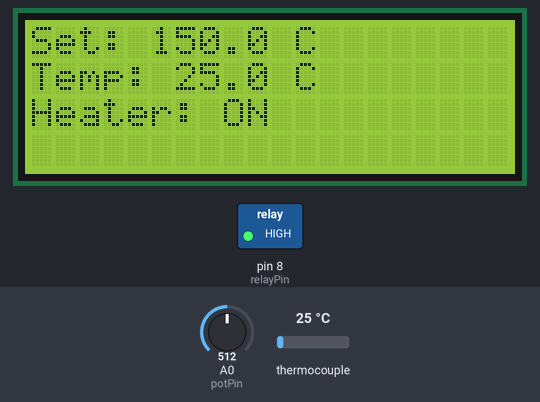
A sketch run on a simulated Arduino Uno, built with avr-gcc and run on an emulated ATmega328P. Parts: 20×4 character LCD, switched loads named in the sketch (green lamp = pin HIGH). Inputs (shaded band) come from the test bench; at power-on: thermocouple 25 °C, A0 (potPin) = 512. What the sketch prints to the serial monitor is not drawn.

Above: at 3.2 s.
3.3 s: thermocouple set to 146 °C
At 5.9 s:
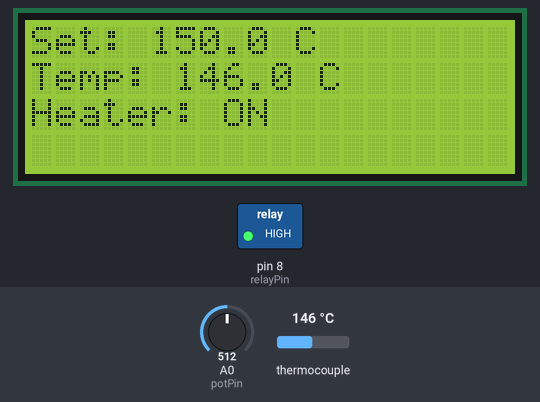
6.2 s: thermocouple set to 155 °C
At 7.9 s:
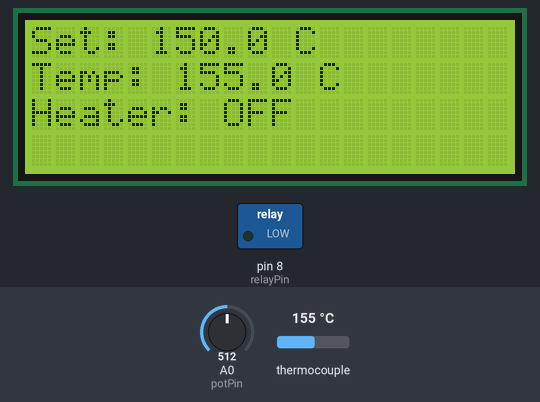
8.3 s: A0 (potPin) set to 524
10.4 s: A0 (potPin) set to 550
At 11.6 s:
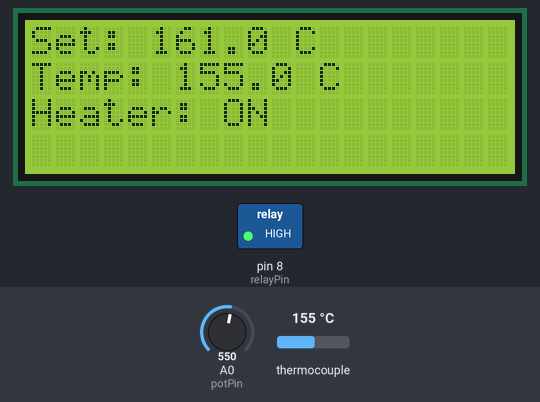
12.5 s: thermocouple set to 6 °C
At 13.5 s:
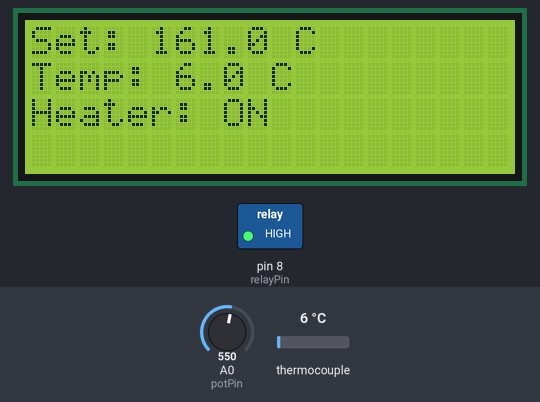
14.6 s: A0 (potPin) set to 511
At 16.4 s:
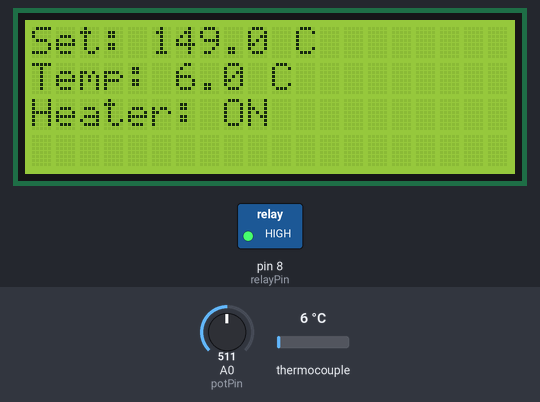
Timing chart, 0 to 17.7 s (numbered marks = the images above; inputs shaded):
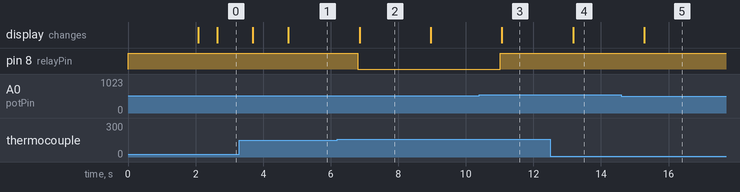

Measured:
- the behaviour switches between 149 and 150 °C on thermocouple (found by bisection; images 1 and 2)
- the behaviour switches between 535 and 536 on A0 (potPin) (found by bisection; images 2 and 3)
- after the input at 3.3 s, the display: first changes after 0.39 s (image 1 shows a later state)
- after the input at 6.2 s, pin 8 (relayPin): HIGH → LOW after 0.61 s; the display: changes after 0.65 s (image 2)
- after the input at 10.4 s, pin 8 (relayPin): LOW → HIGH after 0.62 s; the display: changes after 0.67 s (image 3)
- after the input at 12.5 s, the display: changes after 0.67 s (image 4)
- after the input at 14.6 s, the display: changes after 0.68 s (image 5)

The sketch:

Plastifieur_A_chaud_automatique.ino
```cpp
#include <Wire.h>
#include <LiquidCrystal_I2C.h>
#include <max6675.h>

// LCD setup (I2C address 0x27; change if needed)
LiquidCrystal_I2C lcd(0x27, 20, 4);

// MAX6675 pins
const int thermoSO = 12;
const int thermoCS = 11;
const int thermoSCK = 10;

MAX6675 thermocouple(thermoSCK, thermoCS, thermoSO);

// Potentiometer and Relay
const int potPin = A0;
const int relayPin = 8;

// Control settings
const float maxTempSet = 300.0; // Max setpoint in °C
const float hysteresis = 1.0;   // °C buffer to avoid relay chatter

bool heaterOn = false; // Relay state

// Function: Get average temperature
float getAverageTemperature(int samples = 10) {
  float total = 0;
  for (int i = 0; i < samples; i++) {
    total += thermocouple.readCelsius();
    delay(50);
  }
  return total / samples;
}

void setup() {
  Serial.begin(9600);

  // Relay output
  pinMode(relayPin, OUTPUT);
  digitalWrite(relayPin, HIGH); // Heater OFF initially

  // LCD setup
  lcd.init();
  lcd.backlight();
  lcd.setCursor(0, 0);
  lcd.print("Temp Control Ready");

  delay(2000);
  lcd.clear();
}

void loop() {
  // Read and map potentiometer value to temperature setpoint (0 - 300°C)
  int potValue = analogRead(potPin);
  float setTemp = map(potValue, 0, 1023, 0, (int)maxTempSet);

  // Read actual temperature (averaged)
  float currentTemp = getAverageTemperature(10);

  // Temperature control with hysteresis
  if (!heaterOn && currentTemp < (setTemp - hysteresis)) {
    digitalWrite(relayPin, HIGH); // Heater ON
    heaterOn = true;
  } else if (heaterOn && currentTemp >= setTemp) {
    digitalWrite(relayPin, LOW); // Heater OFF
    heaterOn = false;
  }

  // Serial monitor output
  Serial.print("Set Temp: ");
  Serial.print(setTemp);
  Serial.print(" C | Current Temp: ");
  Serial.print(currentTemp);
  Serial.print(" C | Heater: ");
  Serial.println(heaterOn ? "ON" : "OFF");

  // LCD output
  lcd.setCursor(0, 0);
  lcd.print("Set: ");
  lcd.print(setTemp, 1);
  lcd.print(" C      ");

  lcd.setCursor(0, 1);
  lcd.print("Temp: ");
  lcd.print(currentTemp, 1);
  lcd.print(" C     ");

  lcd.setCursor(0, 2);
  lcd.print("Heater: ");
  lcd.print(heaterOn ? "ON " : "OFF");

  delay(500); // Update interval
}
```
